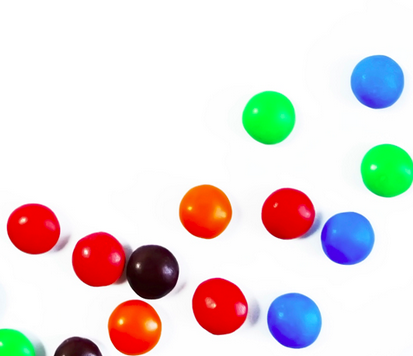
#> input picture NguyenDinhDuong_18020390_buoi5/images/smarties.png, 413 x 356 px
$ python 2_edge_detection.py
#> lines starting #> are read from the running program, lines starting #| are printed output that depends on the picture
import cv2
import numpy as np
from matplotlib import pyplot as plt

def sobelEgde(gray_image):

    #the raw image
    rows, columns = gray_image.shape
    #init the zeros matrix with expand size
    gray_matrix = np.zeros([rows+2, columns+2])
    # the raw image same to new expand image
    gray_matrix[1:1+rows, 1:1+columns] = gray_image

    #create the sobel operator
    Gx = np.array([[1, 0, -1], [2, 0, -2], [1, 0, -1]], dtype=np.intc)
    Gy = np.array([[1, 2, 1], [0, 0, 0], [-1, -2, -1]],dtype=np.intc)

    # Init the output image
    sobel_filtered_image = np.zeros([rows, columns],dtype=np.uint8)

    #Check all elements
    for i in range(rows):
        for j in range(columns):

            gx = np.sum(np.multiply(gray_matrix[i:i+3,j:j+3],Gx))
            gy = np.sum(np.multiply(gray_matrix[i:i+3,j:j+3],Gy))
            sobel_filtered_image[i,j]= np.abs(gx)+ np.abs(gy)

    return sobel_filtered_image

def laplacianEdge(gray_image,type = "1"):
    #Create the Laplacian operator
    laplacian_matrix_1 = np.array([[0,-1,0],[-1,4,-1],[0,-1,0]],dtype=np.intc)
    laplacian_matrix_2 = np.array([[1,-2,1],[-2,4,-2],[1,-2,1]],dtype=np.intc)
    laplacian_matrix_3 = np.array([[-1,-1,-1],[-1,8,-1],[-1,-1,-1]],dtype=np.intc)

    #the raw image
    rows, columns = gray_image.shape
    #init the zeros matrix with expand size
    gray_matrix = np.zeros([rows+2, columns+2])
    # the raw image same to new expand image
    gray_matrix[1:1+rows, 1:1+columns] = gray_image

    # Init the output image
    laplacian_image = np.zeros([rows, columns],dtype=np.uint8)

    #Check all elements
    for i in range(rows):
        for j in range(columns):
            if(type== 1):
                laplacian_image[i,j]= np.sum(np.multiply(gray_matrix[i:i+3,j:j+3],laplacian_matrix_1))
            elif(type == 2):
                laplacian_image[i,j]= np.sum(np.multiply(gray_matrix[i:i+3,j:j+3],laplacian_matrix_2))
            else:
                laplacian_image[i,j]= np.sum(np.multiply(gray_matrix[i:i+3,j:j+3],laplacian_matrix_3))

    return np.abs(laplacian_image)


if __name__ == "__main__":
    #read image
    img = cv2.imread("images/smarties.png")
#> img is the input picture: shape (356, 413, 3); mean B, G, R 219.1, 220.4, 228.9

    #convert image to gray
    gray_image = cv2.cvtColor(img, cv2.COLOR_BGR2GRAY)
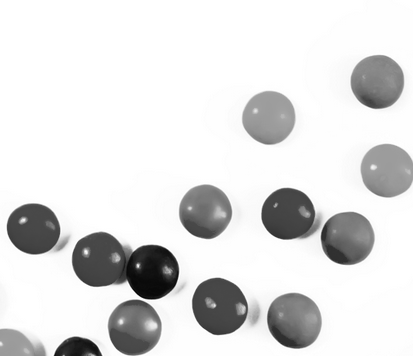
#> gray_image: shape (356, 413); min 4, max 255, mean 222.8

    sobel = sobelEgde(gray_image)
#> in sobelEgde, `gray_matrix[1:1+rows, 1:1+columns] = gray_image`:
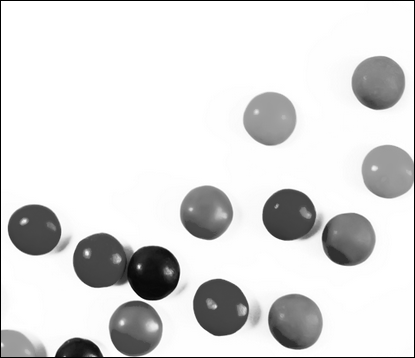
#> gray_matrix: shape (358, 415) float64; min 0, max 255, mean 220.5
#> after the loop in sobelEgde, `for i in range(rows):`:
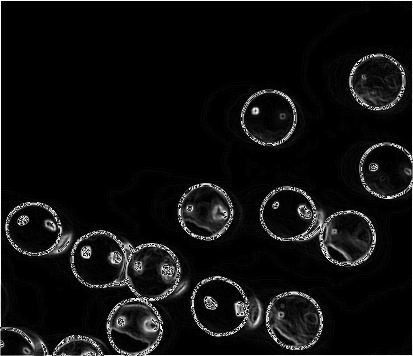
#> sobel_filtered_image: shape (356, 413); min 0, max 254, mean 16

    laplacian_1 = laplacianEdge(gray_image,type=1)
#> after the loop in laplacianEdge, `for i in range(rows):`:
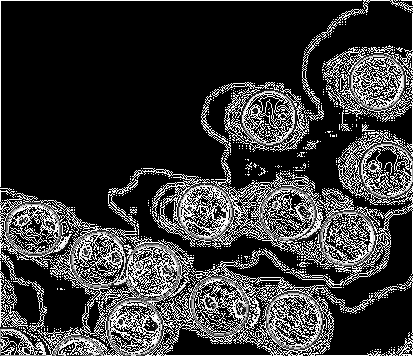
#> laplacian_image: shape (356, 413); min 0, max 255, mean 55.4
    laplacian_2 = laplacianEdge(gray_image,type=2)
#> call 2 of laplacianEdge, with type = 2
#> after the loop in laplacianEdge (call 2), `for i in range(rows):`:
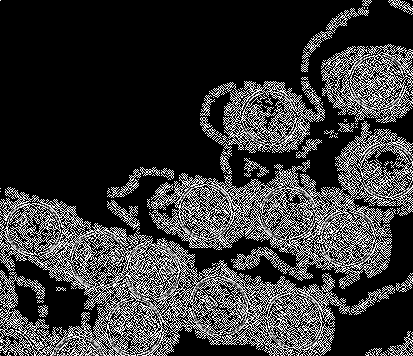
#> laplacian_image: shape (356, 413); min 0, max 255, mean 55.6
    laplacian_3 = laplacianEdge(gray_image,type=3)
#> call 3 of laplacianEdge, with type = 3
#> after the loop in laplacianEdge (call 3), `for i in range(rows):`:
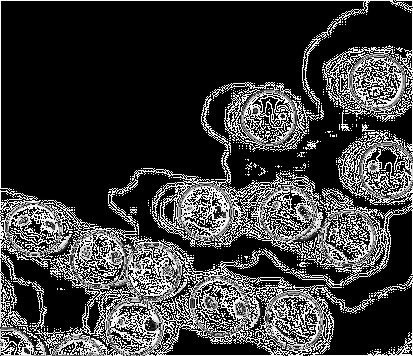
#> laplacian_image: shape (356, 413); min 0, max 255, mean 59.5


    # the titles in matplotlib
    titles = ['Original Image','Gray Scale', 'Sobel', 'Laplacian 1', 'Laplacian 2', 'Laplacian 3']
    images = [img, gray_image, sobel, laplacian_1 ,laplacian_2,laplacian_3]

    for i in range (6):
        plt.subplot(2,3,i+1), plt.imshow(images[i],'gray')
        plt.title(titles[i])
        plt.xticks([]), plt.yticks([])

    plt.show()
#> figure, not shown here; B, G, R data is drawn as R, G, B
